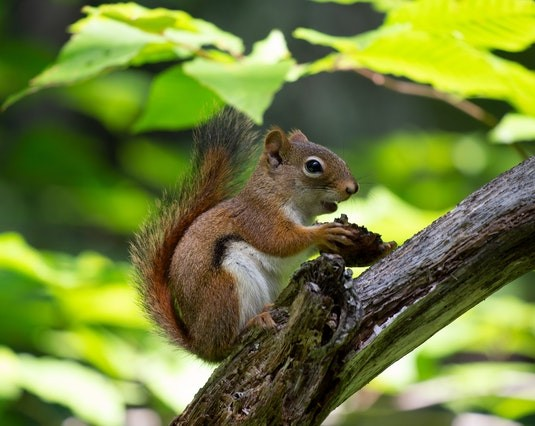
#> input picture images/squirrel_cls.jpg, 535 x 426 px, found by its file name
$ jupyter execute umbral.ipynb
#> lines starting #> are read from the running program, lines starting #| are printed output that depends on the picture; after the words box and inside, x2 and y2 are one past the last pixel; in counts of white or black regions, pixels touching at a corner belong together
[cell 1]
import cv2 as cv
import numpy as np
import matplotlib.pyplot as plt

## Umbralización global

Breve resumen de umbralización

[cell 2]
ardilla_gris = cv.imread("/Users/miguelcamargorojas/Documents/UP/PDI-Ago-dic25/Grupo A/images/squirrel_cls.jpg", 0)
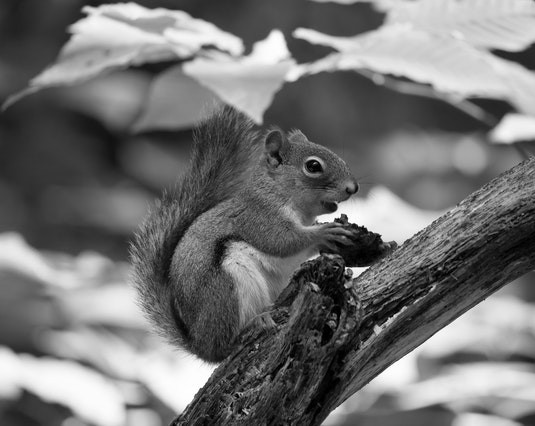
#> ardilla_gris: shape (426, 535); min 0, max 255, mean 115.6

[cell 3]
# Con OpenCV
ardilla_bin1 = cv.threshold(ardilla_gris, 127, 255, cv.THRESH_BINARY)[1]
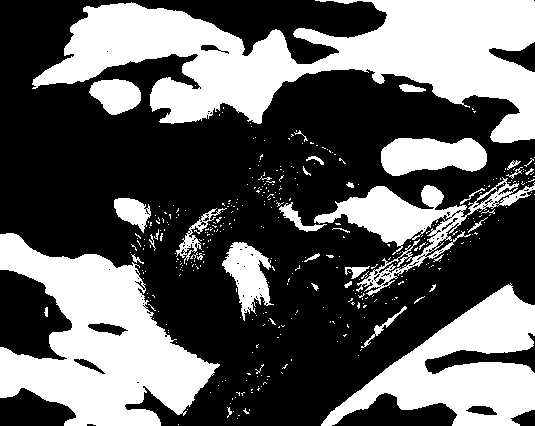
#> ardilla_bin1: shape (426, 535); 37.9% white; 393 white regions (357 under 20 px), largest, box (x1, y1, x2, y2) and area: (32, 0, 535, 143) 34170, (0, 233, 220, 426) 21952, (321, 283, 535, 426) 13515

[cell 4]
# Con NumPy
ardilla_bin2 = np.where(ardilla_gris >= 127, 255, 0)
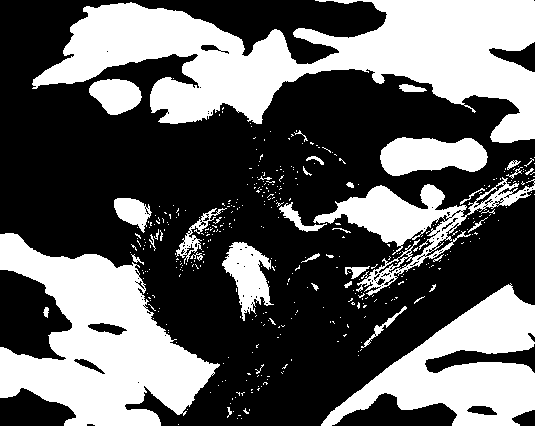
#> ardilla_bin2: shape (426, 535) int64; 38.2% white; 407 white regions (370 under 20 px), largest, box (x1, y1, x2, y2) and area: (32, 0, 535, 143) 34352, (0, 233, 220, 426) 22034, (321, 283, 535, 426) 13574

[cell 5]
def showImg(img, title=""):
    plt.imshow(img, cmap="gray", vmin=0)
    plt.title(title)
    plt.show()

### Búsqueda de un mejor umbral

OTSU

[cell 6]
# Con OpenCV
# umbral, ardilla_bin3 = cv.threshold(ardilla_gris, 0, 255, cv.THRESH_BINARY + cv.THRESH_OTSU)
umbral, ardilla_bin3 = cv.threshold(ardilla_gris, 0, 255, cv.THRESH_BINARY | cv.THRESH_OTSU)
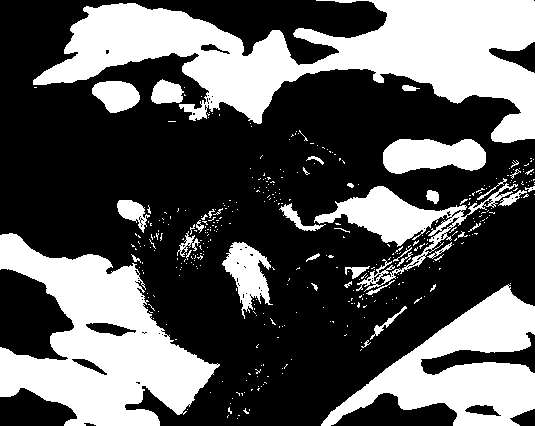
#> ardilla_bin3: shape (426, 535); 35.6% white; 392 white regions (355 under 20 px), largest, box (x1, y1, x2, y2) and area: (33, 0, 535, 143) 31937, (0, 233, 220, 426) 21371, (321, 284, 535, 426) 13100
#> umbral = 133

showImg(ardilla_bin3, umbral)

TRIANGLE

[cell 7]
# Con OpenCV
umbral, ardilla_bin3 = cv.threshold(ardilla_gris, 0, 255, cv.THRESH_BINARY | cv.THRESH_TRIANGLE)
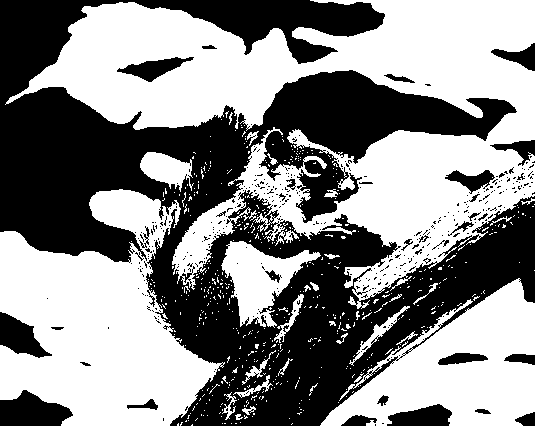
#> ardilla_bin3: shape (426, 535); 53.7% white; 378 black regions (344 under 20 px), largest, box (x1, y1, x2, y2) and area: (0, 0, 535, 426) 95843, (0, 390, 73, 426) 1806, (0, 312, 52, 358) 1243
#> umbral = 90

showImg(ardilla_bin3, umbral)

[cell 8]
sudoku_g = cv.imread("/Users/miguelcamargorojas/Documents/UP/PDI-Ago-dic25/Grupo A/images/sudoku.png", 0)
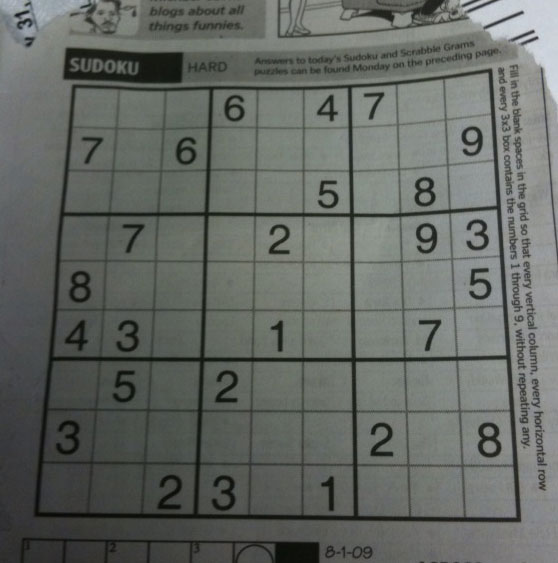
#> input picture images/sudoku.png, 558 x 563 px, found by its file name
#> sudoku_g: shape (563, 558); min 7, max 218, mean 101.8
showImg(sudoku_g)

[cell 9]
# Con OpenCV
umbral, sudoku_bin = cv.threshold(sudoku_g, 45, 255, cv.THRESH_BINARY)
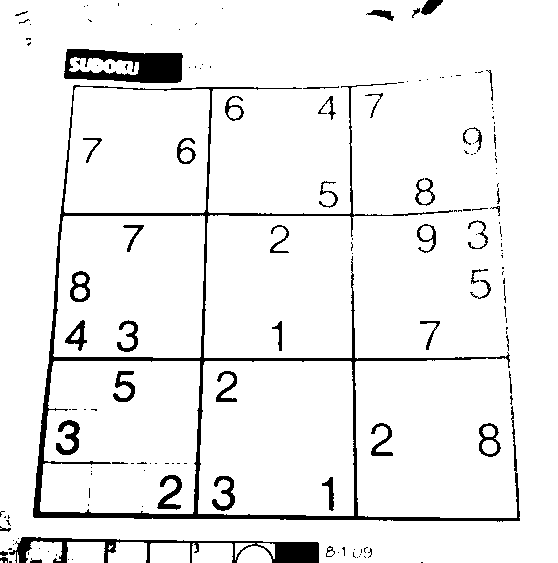
#> sudoku_bin: shape (563, 558); 93.3% white; 163 black regions (115 under 20 px), largest, box (x1, y1, x2, y2) and area: (33, 83, 520, 522) 9197, (64, 49, 183, 83) 2614, (9, 537, 319, 563) 2455
print(np.unique(sudoku_bin))
#| [  0 255]
showImg(sudoku_bin)

[cell 10]
# Con OpenCV
umbral, sudoku_bin = cv.threshold(sudoku_g, 0, 255, cv.THRESH_BINARY | cv.THRESH_OTSU)
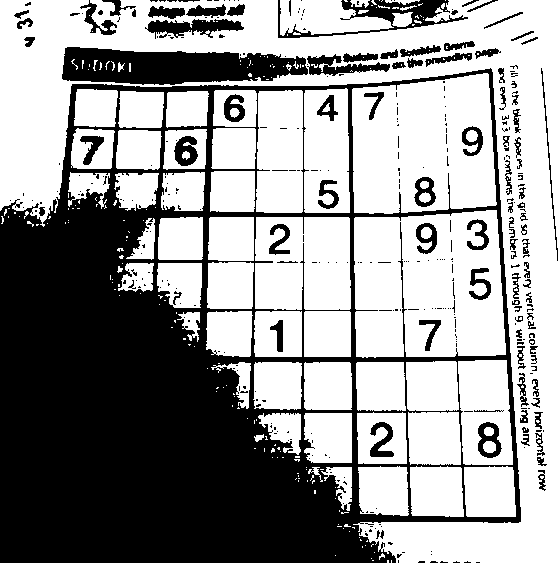
#> sudoku_bin: shape (563, 558); 59.4% white; 361 black regions (263 under 20 px), largest, box (x1, y1, x2, y2) and area: (0, 68, 521, 563) 104893, (62, 47, 308, 85) 6753, (278, 0, 468, 38) 1967
#> umbral = 96
print(np.unique(sudoku_bin))
#| [  0 255]
showImg(sudoku_bin, umbral)

[cell 11]
# Con OpenCV
umbral, sudoku_bin = cv.threshold(sudoku_g, 0, 255, cv.THRESH_BINARY | cv.THRESH_TRIANGLE)
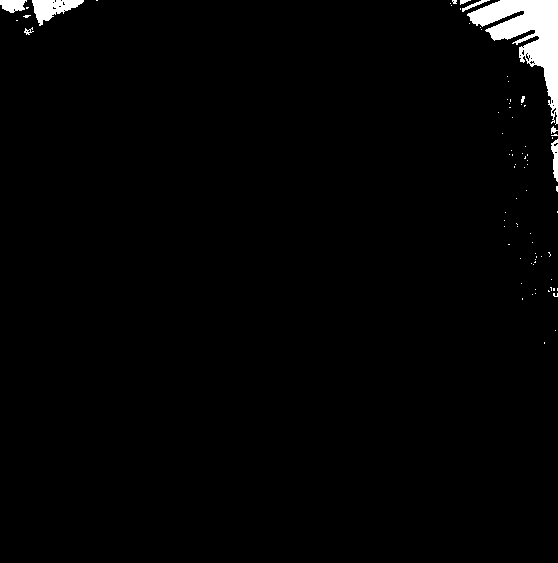
#> sudoku_bin: shape (563, 558); 1.8% white; 79 white regions (70 under 20 px), largest, box (x1, y1, x2, y2) and area: (467, 0, 558, 125) 4187, (32, 0, 84, 26) 682, (0, 0, 27, 13) 257
#> umbral = 157
print(np.unique(sudoku_bin))
#| [  0 255]
showImg(sudoku_bin, umbral)

---
## Umbralización Adaptativa

[cell 12]
showImg(cv.adaptiveThreshold(sudoku_g, 255, cv.ADAPTIVE_THRESH_MEAN_C, cv.THRESH_BINARY, 21, 6))
#> in showImg (call 7), `plt.show()`:
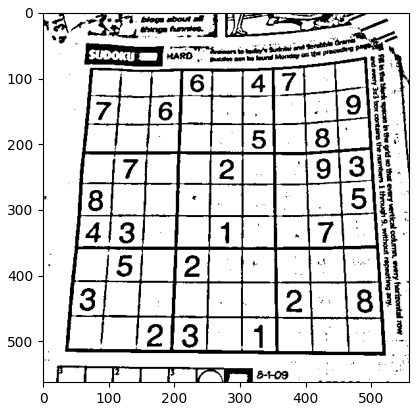
#> figure drawn by matplotlib, 1 panel
